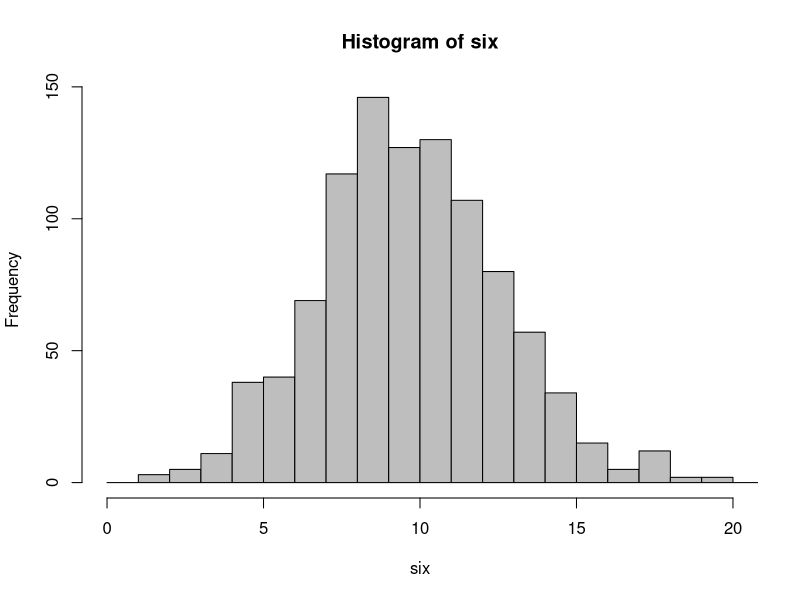
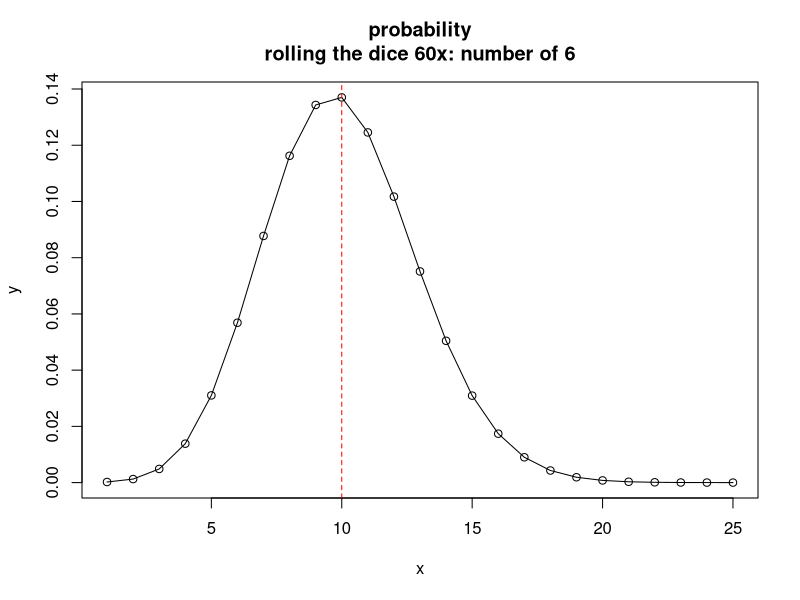
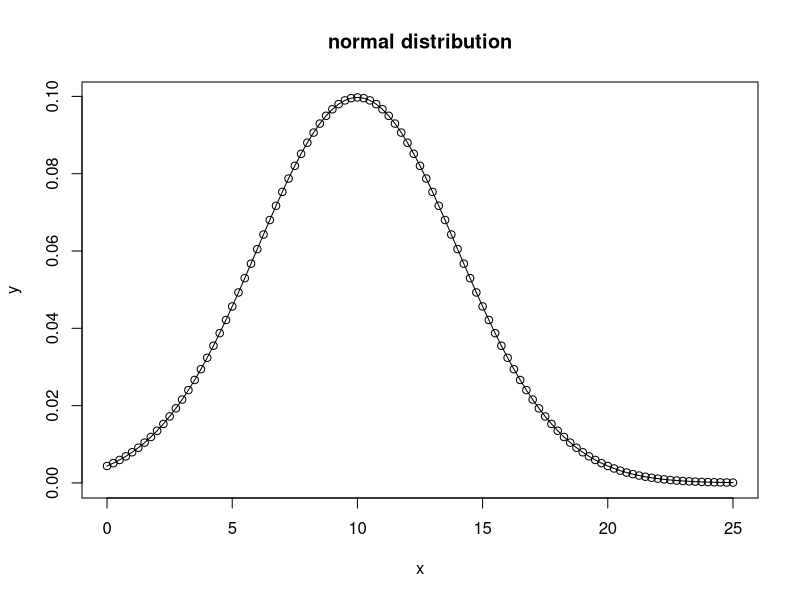
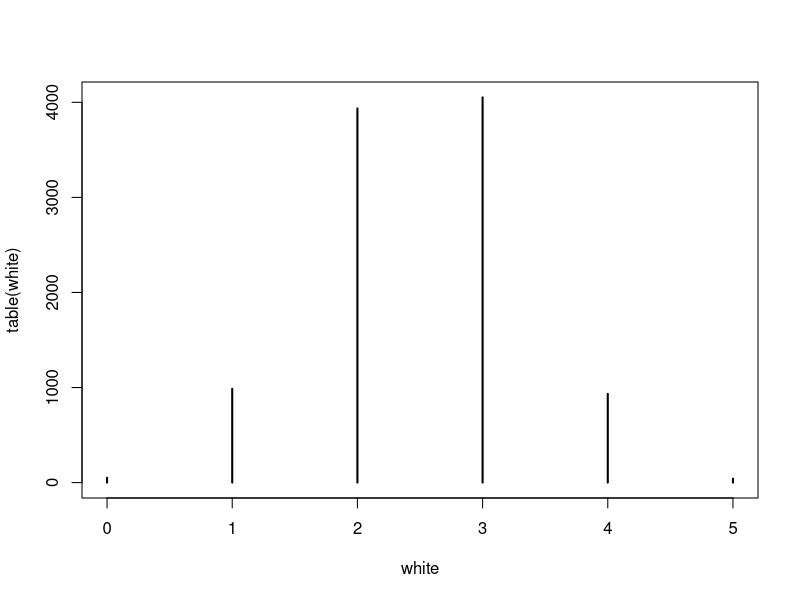
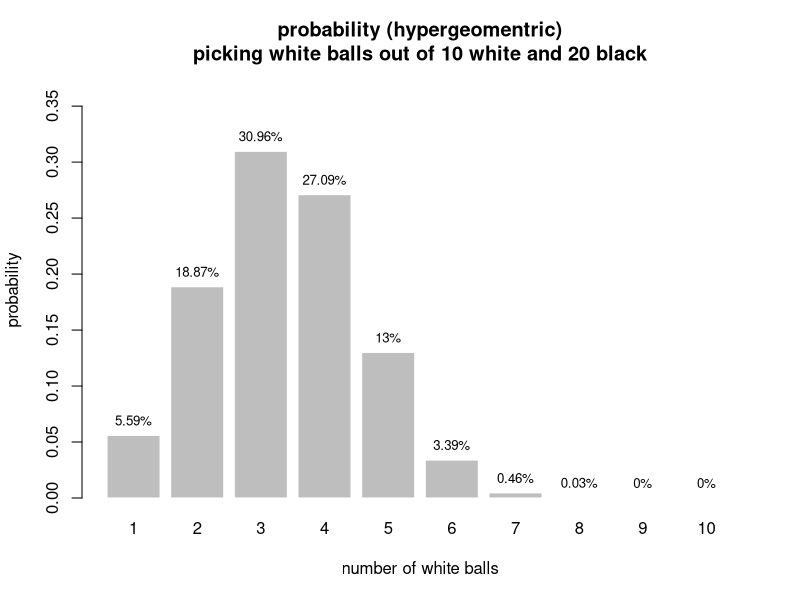

These figures' R source, in order: (Note: this script raises an error after producing the figures.)
#############################################################################
## uniform distirbution
#############################################################################

# 10 random numbers between 0 and 1
runif(10)

# 10 random numbers between 1 and 10
runif(n = 10, min = 1, max = 10)


#############################################################################
## binomial distribution (flipping a coin)
#############################################################################

# set seed to get reproducable result
set.seed(100)                              

# Flipping a coin 10x
coin <- rbinom(n=10, size=1, prob=1/2) 
ifelse(coin == 0, "head", "tail")

# number of 6, rolling the dice 60x
rbinom(n=1, size=60, prob=1/6)     

# number of 6, rolling the dice 60x, 1000x
six <- rbinom(n=1000, size=60, prob=1/6)
hist(six, col="grey", xlim=c(0,20), breaks = c(0:30))

# density
x <- c(1:25)
y <- dbinom(x = x, size = 60, prob = 1/6) 
plot(x,y, main = "probability\nrolling the dice 60x: number of 6")
lines(x,y)
abline(v=60*1/6, col="red", lty=2)

# rolling the dice 60x, number of 6 between 8 and 10
pbinom(10, 60, 1/6) - pbinom(7, 60, 1/6)
dbinom(8, 60, 1/6) + dbinom(9, 60, 1/6) + dbinom(10, 60, 1/6)


#############################################################################
## normal distribution (length with deviation)
#############################################################################

# set seed to get reproducable result
set.seed(100)                              
x <- seq(0,25, by=0.25)
y <- dnorm(x, mean = 10, sd = 4)
plot(x,y, main = "normal distribution")
lines(x,y)


#############################################################################
## hypergeometric distribution (picking black/white balls from an urn)
#############################################################################

# nn = numer of experiments
# m  = number of white balls in urn 
# n  = number of black balls in urn
# k  = number of balls taken out

# urn with 9 white and 1 black balls, 1 ball taken out, experiment 100x
# number of white balls per experiment
white <- rhyper(nn = 100, m=9, n=1, k=1)     

# urn with 5 white and 5 black balls, 5 balls taken out, experiment 10000x
# number of white balls per experiment
white <- rhyper(nn = 10000, m=5, n=5, k=5)     
plot(table(white), xlim = c(0,5))

# density 
m = 10     # number of white balls in urn 
n = 20     # number of black balls in urn
k = 10     # number of balls taken out
x <- c(1:k)
y <- dhyper(x = x, m=m, n=n, k=k) 
p <- barplot(y, names.arg = x, 
             ylim = c(0, max(y)*1.2),
             main = paste("probability (hypergeomentric)\npicking white balls out of", m, "white and", n, "black"),
             xlab = "number of white balls",
             ylab = "probability",
             border = FALSE)
text(p[,1],y, paste0(round(y*100,2),"%"), pos=3, cex = 0.8)


################################################################################
# chisq (test if groups are different)
################################################################################

m <- as.table(rbind(c(762, 327, 468), c(484, 239, 477)))
dimnames(M) <- list(gender = c("F", "M"),
                    party = c("Democrat","Independent", "Republican"))
m

xsq <- chisq.test(m)  # test summary
xsq

xsq$observed   # observed counts (same as m)
xsq$expected   # expected counts under the null
xsq$residuals  # Pearson residuals
xsq$stdres     # standardized residuals
xsq$p.value

# H0 = groups are equal
# HA -> H0 can be rejected with probability of error p-value
# if p-value <= 0.05, groups are different
result <- ifelse(xsq$p.value <= 0.05, "different", "equal")
print(paste("groups are", result ))
